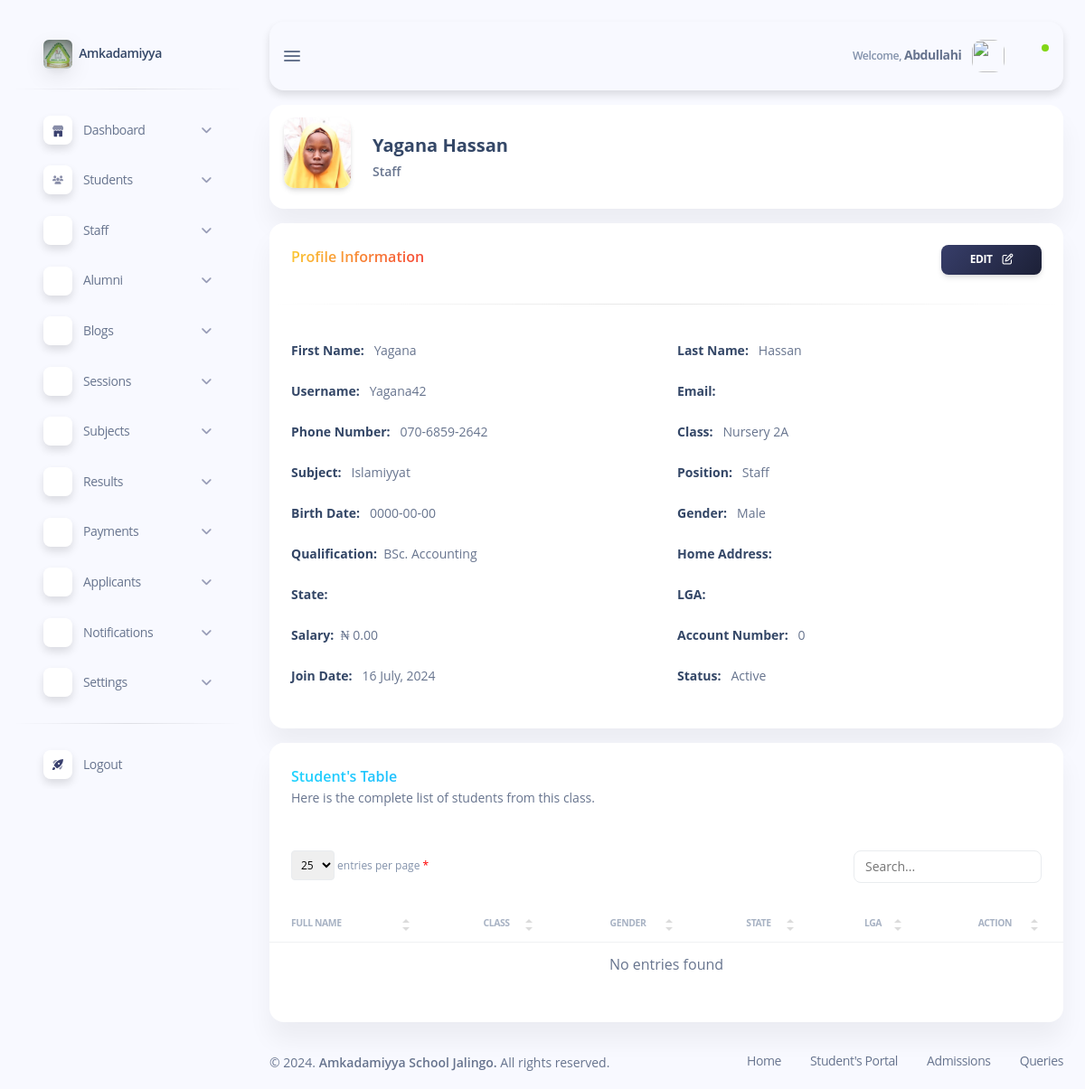
The page /subdomains/admin/admin-view-staff.php?staff_id=3031 (signed in) on the database its author committed.
### tables this page shows
CREATE TABLE `staff` (
  `staff_id` int(11) NOT NULL,
  `username` varchar(50) NOT NULL,
  `first_name` varchar(50) NOT NULL,
  `last_name` varchar(50) NOT NULL,
  `class_id` int(11) NOT NULL,
  `section_id` int(11) NOT NULL,
  `subject_id` int(11) NOT NULL,
  `position_id` int(11) NOT NULL,
  `qualification` varchar(11) NOT NULL,
  `discipline` varchar(50) NOT NULL,
  `bank_name` varchar(50) NOT NULL,
  `birth_date` date NOT NULL,
  `state` varchar(50) NOT NULL,
  `lga` varchar(50) NOT NULL,
  `gender` varchar(50) NOT NULL,
  `photo` varchar(100) NOT NULL DEFAULT 'uploads/default.png',
  `email` varchar(50) NOT NULL,
  `password` varchar(255) NOT NULL,
  `phone_number` varchar(50) NOT NULL,
  `status` varchar(50) NOT NULL,
  `address` varchar(50) NOT NULL,
  `salary` int(50) NOT NULL,
  `account_number` int(10) NOT NULL,
  `timestamp` timestamp NOT NULL DEFAULT current_timestamp() ON UPDATE current_timestamp()
);

CREATE TABLE `school_post` (
  `position_id` int(11) NOT NULL,
  `position_name` varchar(50) NOT NULL,
  `position_number` int(11) NOT NULL
);

CREATE TABLE `classes` (
  `class_id` int(11) NOT NULL,
  `class_name` varchar(50) NOT NULL,
  `section_id` int(11) NOT NULL
);

CREATE TABLE `subjects` (
  `subject_id` int(11) NOT NULL,
  `subject_name` varchar(50) NOT NULL
);

### subdomains/admin/admin-view-staff.php (the view, shortened to what this page needs)
<?php
require_once "../../config/database.php";
if (isset($_GET['staff_id'])) {
    $staff_id = $_GET['staff_id'];
    $sql = "SELECT * FROM `staff` WHERE `staff_id` = ?";
    $stmt = $conn->prepare($sql);
    $stmt->bind_param("i", $staff_id);
    $stmt->execute();
    $staff = $stmt->get_result()->fetch_assoc();
} else {
    header('Location: admin-staff-list.php');
    exit();
}
?>
<!DOCTYPE html>
<html lang="en">
<head>
    <?php include "inc/admin-header.php"; ?>
</head>
<body class="g-sidenav-show bg-info-soft">
    <?php
    include "inc/admin-sidebar.php";
    ?>
    <main class="main-content position-relative max-height-vh-100 h-100 border-radius-lg">
        <?php require "inc/admin-navbar.php"; ?>
        <div class="container-fluid pt-3">
            <div class="row">
                <div class="col-12 mb-3">
                    <div class="card card-body" id="profile">
                        <div class="row align-items-center">
                            <div class="col-sm-auto col-4">
                                <div class="avatar avatar-xl position-relative">
                                    <img src="<?php echo $staff['photo']; ?>" alt="bruce" class="w-100 border-radius-lg shadow-sm" />
                                </div>
                            </div>
                            <div class="col-8 my-auto">
                                <div class="h-100">
                                    <h5 class="mb-1 font-weight-bolder"><?php echo ucfirst($staff['first_name']) . '&nbsp;' . ucfirst($staff['last_name']); ?></h5>
                                    <p class="mb-0 font-weight-bold text-sm">
                                        <?php
                                        $position_id = $staff['position_id'];
                                        $sql = "SELECT `position_name` FROM `school_post` WHERE `position_id` = '$position_id'";
                                        $positions = mysqli_query($conn, $sql);
                                        $position = mysqli_fetch_assoc($positions);
                                        echo $position['position_name'];
                                        ?>
                                    </p>
                                </div>
                            </div>
                        </div>
                    </div>
                    <div class="card mt-3">
                        <div class="card-header pb-0">
                            <div class="d-flex justify-content-between">
                                <h6 class="text-gradient text-warning">Profile Information</h6>
                                <a href="admin-edit-staff.php?staff_id=<?php echo $staff['staff_id']; ?>" class="btn bg-gradient-dark btn-sm">Edit <i class="ms-2 fa fa-edit" style="font-size: 12px;"></i></a>
                            </div>
                        </div>
                        <hr class="horizontal dark">
                        <div class="card-body">
                            <div class="row">
                                <div class="col-xxl-4 col-6 text-sm mb-4">
                                    <strong class="text-dark">First Name: </strong>&nbsp; <?php echo ucfirst($staff['first_name']); ?>
                                </div>
                                <div class="col-xxl-4 col-6 text-sm mb-4">
                                    <strong class="text-dark">Last Name: </strong>&nbsp; <?php echo ucfirst($staff['last_name']); ?>
                                </div>
                                <div class="col-xxl-4 col-6 text-sm mb-4">
                                    <strong class="text-dark">Username: </strong>&nbsp; <?php echo ucfirst($staff['username']); ?>
                                </div>
                                <div class="col-xxl-4 col-6 text-sm mb-4">
                                    <strong class="text-dark">Email: </strong>&nbsp; <?php echo $staff['email']; ?>
                                </div>
                                <div class="col-xxl-4 col-6 text-sm mb-4">
                                    <strong class="text-dark">Phone Number: </strong>&nbsp;  <?php echo substr($staff['phone_number'], 0, 3) . '-' . substr($staff['phone_number'], 3, 4) . '-' . substr($staff['phone_number'], 7); ?>
                                </div>
                                <div class="col-xxl-4 col-6 text-sm mb-4">
                                    <strong class="text-dark">Class: </strong>&nbsp;
                                    <?php
                                    $class_id = $staff['class_id'];
                                    $sql = "SELECT `class_name` FROM `classes` WHERE `class_id` = '$class_id'";
                                    $clasess = mysqli_query($conn, $sql);
                                    $class = mysqli_fetch_assoc($clasess);
                                    echo $class['class_name'];
                                    ?>
                                </div>
                                <div class="col-xxl-4 col-6 text-sm mb-4">
                                    <strong class="text-dark">Subject: </strong>&nbsp;
                                    <?php
                                    $subject_id = $staff['subject_id'];
                                    $sql = "SELECT `subject_name` FROM `subjects` WHERE `subject_id` = '$subject_id'";
                                    $subjects = mysqli_query($conn, $sql);
                                    $subject = mysqli_fetch_assoc($subjects);
                                    echo $subject['subject_name'];
                                    ?>
                                </div>
                                <div class="col-xxl-4 col-6 text-sm mb-4">
                                    <strong class="text-dark">Position: </strong>&nbsp;
                                    <?php
                                    $position_id = $staff['position_id'];
                                    $sql = "SELECT `position_name` FROM `school_post` WHERE `position_id` = '$position_id'";
                                    $positions = mysqli_query($conn, $sql);
                                    $position = mysqli_fetch_assoc($positions);
                                    echo $position['position_name'];
                                    ?>
                                </div>
                                <div class="col-xxl-4 col-6 text-sm mb-4">
                                    <strong class="text-dark">Birth Date: </strong>&nbsp; <?php echo $staff['birth_date']; ?>
                                </div>
                                <div class="col-xxl-4 col-6 text-sm mb-4">
                                    <strong class="text-dark">Gender: </strong>&nbsp; <?php echo $staff['gender']; ?>
                                </div>
                                <div class="col-xxl-4 col-6 text-sm mb-4">
                                    <strong class="text-dark">Qualification: </strong>&nbsp;<?php echo $_SESSION['staff']['qualification'] . '. ' . $_SESSION['staff']['discipline'];
                                                                                            ?>
                                </div>
                                <div class="col-xxl-4 col-6 text-sm mb-4">
                                    <strong class="text-dark">Home Address: </strong>&nbsp; <?php echo $staff['address']; ?>
                                </div>
                                <div class="col-xxl-4 col-6 text-sm mb-4">
                                    <strong class="text-dark">State: </strong>&nbsp; <?php echo $staff['state']; ?>
                                </div>
                                <div class="col-xxl-4 col-6 text-sm mb-4">
                                    <strong class="text-dark">LGA: </strong>&nbsp; <?php echo ucfirst($staff['lga']); ?>
                                </div>
                                <div class="col-xxl-4 col-6 text-sm mb-4">
                                    <strong class="text-dark">Salary: </strong>&nbsp;&#8358; <?php echo number_format($staff['salary']) ?? 0; ?>.00
                                </div>
                                <div class="col-xxl-4 col-6 text-sm mb-4">
                                    <strong class="text-dark">Account Number: </strong>&nbsp; <?php echo $staff['account_number']; ?>
                                </div>
                                <div class="col-xxl-4 col-6 text-sm mb-4">
                                    <strong class="text-dark">Join Date: </strong>&nbsp; <?php echo date("j F, Y", strtotime($staff['timestamp'])); ?>
                                </div>
                                <div class="col-xxl-4 col-6 text-sm mb-4">
                                    <strong class="text-dark">Status: </strong>&nbsp; <?php echo $staff['status'] == "" ? "Not Active" : "Active"; ?>
                                </div>
                            </div>
                        </div>
                    </div>
                </div>
                <?php
                if ($class['class_name'] != 'null') {
                ?>
                    <div class="col-12 mb-3">
                        <div class="card">
                            <div class="card-header">
                                <h6 class="mb-0 text-gradient text-info">Student's Table</h6>
                                <p class="text-sm mb-0">
                                    Here is the complete list of students from this class.
                                </p>
                            </div>
                            <div class="table-responsive">
                                <table class="table table-flush" id="datatable-basic">
                                    <thead class="thead-light">
                                        <tr>
                                            <th class="text-uppercase text-left text-secondary text-xxs font-weight-bolder opacity-7">
                                                Full Name</th>
                                            <th class="text-uppercase text-center text-secondary text-xxs font-weight-bolder opacity-7">
                                                Class</th>
                                            <th class="text-uppercase text-center text-secondary text-xxs font-weight-bolder opacity-7">
                                                Gender</th>
                                            <th class="text-uppercase text-center text-secondary text-xxs font-weight-bolder opacity-7">
                                                State</th>
                                            <th class="text-uppercase text-center text-secondary text-xxs font-weight-bolder opacity-7">
                                                LGA</th>
                                            <th class="text-uppercase text-center text-secondary text-xxs font-weight-bolder opacity-7">
                                                Action</th>
                                        </tr>
                                    </thead>
                                    <tbody>
                                    </tbody>
                                </table>
                            </div>
                        </div>
                    </div>
                <?php
                }
                ?>
            </div>
        </div>
        <?php include "inc/admin-footer.php"; ?>
    </main>
</body>
</html>

### rows shown on the page
staff: photo (picture), first_name "Yagana", last_name "Hassan", username "Yagana42", phone_number "070", phone_number "6859", phone_number "2642", birth_date "0000-00-00", gender "Male", salary "0", account_number "0", timestamp "16 July, 2024"
school_post: position_name "Staff"
classes: class_name "Nursery 2A"
subjects: subject_name "Islamiyyat"

### other values the page prints
$_SESSION['staff']['first_name'] "Abdullahi"
$_SESSION['staff']['qualification'] "BSc"
$_SESSION['staff']['discipline'] "Accounting"
